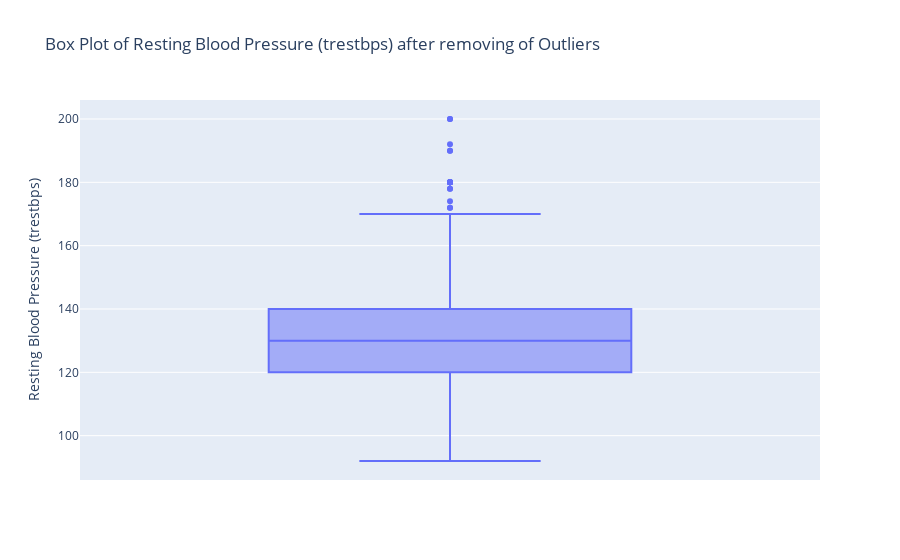

The notebook cell this image was saved under:
### Code cell
# Let's view the tresbps using boxplot
# Create a box plot
fig = px.box(df, y='trestbps', title='Box Plot of Resting Blood Pressure (trestbps) after removing of Outliers',
             labels={'trestbps': 'Resting Blood Pressure (trestbps)'})

# Show the plot
fig.show()

### Figure 1 — Plotly figure (JSON) as saved in the notebook; plotly's stock layout.template omitted (floating-point values rounded to 4 significant figures; data arrays with more than 128 entries replaced by an {"elided": "..."} marker saying what was removed)
{"data": [{"alignmentgroup": "True", "hovertemplate": "Resting Blood Pressure (trestbps)=%{y}<extra></extra>", "legendgroup": "", "marker": {"color": "#636efa"}, "name": "", "notched": false, "offsetgroup": "", "orientation": "v", "showlegend": false, "type": "box", "x0": " ", "xaxis": "x", "y": {"elided": "912 float values"}, "y0": " ", "yaxis": "y"}], "layout": {"boxmode": "group", "legend": {"tracegroupgap": 0}, "title": {"text": "Box Plot of Resting Blood Pressure (trestbps) after removing of Outliers"}, "xaxis": {"anchor": "y", "domain": [0, 1]}, "yaxis": {"anchor": "x", "domain": [0, 1], "title": {"text": "Resting Blood Pressure (trestbps)"}}}}
